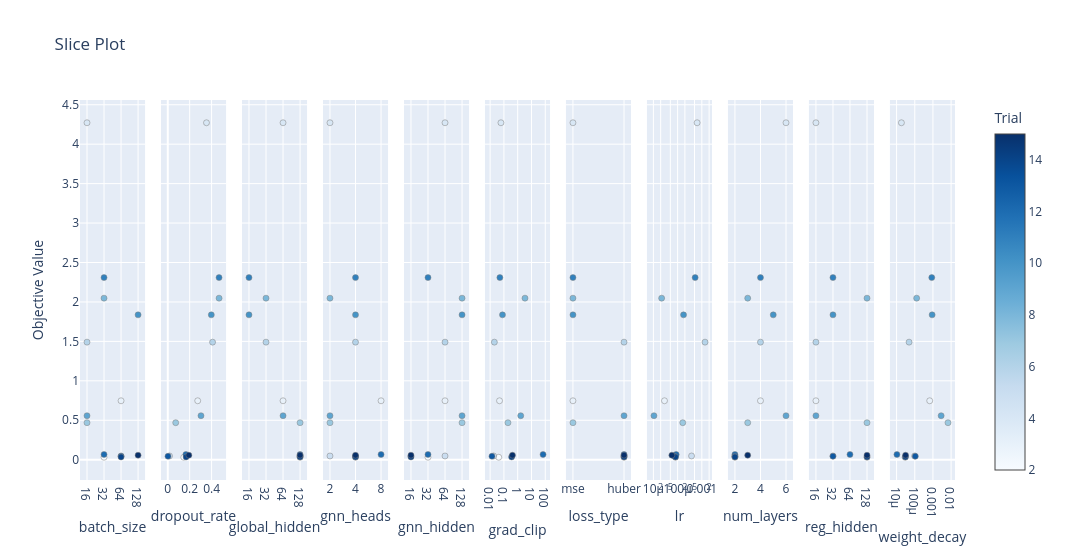

The cell this chart's notebook holds for it:
### Code cell
plot_slice(study)

### Figure 1 — Plotly figure (JSON) as saved in the notebook; plotly's stock layout.template omitted (floating-point values rounded to 4 significant figures)
{"data": [{"marker": {"color": [2, 3, 4, 5, 6, 7, 8, 9, 10, 11, 12, 13, 14, 15], "colorbar": {"title": {"text": "Trial"}, "x": 1, "xpad": 40}, "colorscale": [[0, "rgb(247,251,255)"], [0.125, "rgb(222,235,247)"], [0.25, "rgb(198,219,239)"], [0.375, "rgb(158,202,225)"], [0.5, "rgb(107,174,214)"], [0.625, "rgb(66,146,198)"], [0.75, "rgb(33,113,181)"], [0.875, "rgb(8,81,156)"], [1, "rgb(8,48,107)"]], "line": {"color": "Grey", "width": 0.5}, "showscale": true}, "mode": "markers", "name": "Feasible Trial", "showlegend": false, "type": "scatter", "x": [32, 64, 16, 64, 16, 16, 32, 16, 128, 32, 32, 64, 64, 128], "xaxis": "x", "y": [0.03115, 0.7471, 4.272, 0.04736, 1.49, 0.469, 2.048, 0.5575, 1.836, 2.308, 0.06589, 0.04399, 0.03452, 0.05714], "yaxis": "y"}, {"marker": {"color": [2, 3, 4, 5, 6, 7, 8, 9, 10, 11, 12, 13, 14, 15], "colorbar": {"title": {"text": "Trial"}, "x": 1, "xpad": 40}, "colorscale": [[0, "rgb(247,251,255)"], [0.125, "rgb(222,235,247)"], [0.25, "rgb(198,219,239)"], [0.375, "rgb(158,202,225)"], [0.5, "rgb(107,174,214)"], [0.625, "rgb(66,146,198)"], [0.75, "rgb(33,113,181)"], [0.875, "rgb(8,81,156)"], [1, "rgb(8,48,107)"]], "line": {"color": "Grey", "width": 0.5}, "showscale": false}, "mode": "markers", "name": "Feasible Trial", "showlegend": false, "type": "scatter", "x": [0.1461, 0.2734, 0.3534, 0.01571, 0.409, 0.07245, 0.4684, 0.3032, 0.3974, 0.4681, 0.1653, 0.001981, 0.1674, 0.1925], "xaxis": "x2", "y": [0.03115, 0.7471, 4.272, 0.04736, 1.49, 0.469, 2.048, 0.5575, 1.836, 2.308, 0.06589, 0.04399, 0.03452, 0.05714], "yaxis": "y2"}, {"marker": {"color": [2, 3, 4, 5, 6, 7, 8, 9, 10, 11, 12, 13, 14, 15], "colorbar": {"title": {"text": "Trial"}, "x": 1, "xpad": 40}, "colorscale": [[0, "rgb(247,251,255)"], [0.125, "rgb(222,235,247)"], [0.25, "rgb(198,219,239)"], [0.375, "rgb(158,202,225)"], [0.5, "rgb(107,174,214)"], [0.625, "rgb(66,146,198)"], [0.75, "rgb(33,113,181)"], [0.875, "rgb(8,81,156)"], [1, "rgb(8,48,107)"]], "line": {"color": "Grey", "width": 0.5}, "showscale": false}, "mode": "markers", "name": "Feasible Trial", "showlegend": false, "type": "scatter", "x": [128, 64, 64, 128, 32, 128, 32, 64, 16, 16, 128, 128, 128, 128], "xaxis": "x3", "y": [0.03115, 0.7471, 4.272, 0.04736, 1.49, 0.469, 2.048, 0.5575, 1.836, 2.308, 0.06589, 0.04399, 0.03452, 0.05714], "yaxis": "y3"}, {"marker": {"color": [2, 3, 4, 5, 6, 7, 8, 9, 10, 11, 12, 13, 14, 15], "colorbar": {"title": {"text": "Trial"}, "x": 1, "xpad": 40}, "colorscale": [[0, "rgb(247,251,255)"], [0.125, "rgb(222,235,247)"], [0.25, "rgb(198,219,239)"], [0.375, "rgb(158,202,225)"], [0.5, "rgb(107,174,214)"], [0.625, "rgb(66,146,198)"], [0.75, "rgb(33,113,181)"], [0.875, "rgb(8,81,156)"], [1, "rgb(8,48,107)"]], "line": {"color": "Grey", "width": 0.5}, "showscale": false}, "mode": "markers", "name": "Feasible Trial", "showlegend": false, "type": "scatter", "x": [4, 8, 2, 2, 4, 2, 2, 2, 4, 4, 8, 4, 4, 4], "xaxis": "x4", "y": [0.03115, 0.7471, 4.272, 0.04736, 1.49, 0.469, 2.048, 0.5575, 1.836, 2.308, 0.06589, 0.04399, 0.03452, 0.05714], "yaxis": "y4"}, {"marker": {"color": [2, 3, 4, 5, 6, 7, 8, 9, 10, 11, 12, 13, 14, 15], "colorbar": {"title": {"text": "Trial"}, "x": 1, "xpad": 40}, "colorscale": [[0, "rgb(247,251,255)"], [0.125, "rgb(222,235,247)"], [0.25, "rgb(198,219,239)"], [0.375, "rgb(158,202,225)"], [0.5, "rgb(107,174,214)"], [0.625, "rgb(66,146,198)"], [0.75, "rgb(33,113,181)"], [0.875, "rgb(8,81,156)"], [1, "rgb(8,48,107)"]], "line": {"color": "Grey", "width": 0.5}, "showscale": false}, "mode": "markers", "name": "Feasible Trial", "showlegend": false, "type": "scatter", "x": [32, 64, 64, 64, 64, 128, 128, 128, 128, 32, 32, 16, 16, 16], "xaxis": "x5", "y": [0.03115, 0.7471, 4.272, 0.04736, 1.49, 0.469, 2.048, 0.5575, 1.836, 2.308, 0.06589, 0.04399, 0.03452, 0.05714], "yaxis": "y5"}, {"marker": {"color": [2, 3, 4, 5, 6, 7, 8, 9, 10, 11, 12, 13, 14, 15], "colorbar": {"title": {"text": "Trial"}, "x": 1, "xpad": 40}, "colorscale": [[0, "rgb(247,251,255)"], [0.125, "rgb(222,235,247)"], [0.25, "rgb(198,219,239)"], [0.375, "rgb(158,202,225)"], [0.5, "rgb(107,174,214)"], [0.625, "rgb(66,146,198)"], [0.75, "rgb(33,113,181)"], [0.875, "rgb(8,81,156)"], [1, "rgb(8,48,107)"]], "line": {"color": "Grey", "width": 0.5}, "showscale": false}, "mode": "markers", "name": "Feasible Trial", "showlegend": false, "type": "scatter", "x": [0.04207, 0.04809, 0.0608, 0.01796, 0.02032, 0.1963, 3.382, 1.663, 0.0789, 0.0511, 68.9, 0.01359, 0.3617, 0.4171], "xaxis": "x6", "y": [0.03115, 0.7471, 4.272, 0.04736, 1.49, 0.469, 2.048, 0.5575, 1.836, 2.308, 0.06589, 0.04399, 0.03452, 0.05714], "yaxis": "y6"}, {"marker": {"color": [2, 3, 4, 5, 6, 7, 8, 9, 10, 11, 12, 13, 14, 15], "colorbar": {"title": {"text": "Trial"}, "x": 1, "xpad": 40}, "colorscale": [[0, "rgb(247,251,255)"], [0.125, "rgb(222,235,247)"], [0.25, "rgb(198,219,239)"], [0.375, "rgb(158,202,225)"], [0.5, "rgb(107,174,214)"], [0.625, "rgb(66,146,198)"], [0.75, "rgb(33,113,181)"], [0.875, "rgb(8,81,156)"], [1, "rgb(8,48,107)"]], "line": {"color": "Grey", "width": 0.5}, "showscale": false}, "mode": "markers", "name": "Feasible Trial", "showlegend": false, "type": "scatter", "x": ["huber", "mse", "mse", "huber", "huber", "mse", "mse", "huber", "mse", "mse", "huber", "huber", "huber", "huber"], "xaxis": "x7", "y": [0.03115, 0.7471, 4.272, 0.04736, 1.49, 0.469, 2.048, 0.5575, 1.836, 2.308, 0.06589, 0.04399, 0.03452, 0.05714], "yaxis": "y7"}, {"marker": {"color": [2, 3, 4, 5, 6, 7, 8, 9, 10, 11, 12, 13, 14, 15], "colorbar": {"title": {"text": "Trial"}, "x": 1, "xpad": 40}, "colorscale": [[0, "rgb(247,251,255)"], [0.125, "rgb(222,235,247)"], [0.25, "rgb(198,219,239)"], [0.375, "rgb(158,202,225)"], [0.5, "rgb(107,174,214)"], [0.625, "rgb(66,146,198)"], [0.75, "rgb(33,113,181)"], [0.875, "rgb(8,81,156)"], [1, "rgb(8,48,107)"]], "line": {"color": "Grey", "width": 0.5}, "showscale": false}, "mode": "markers", "name": "Feasible Trial", "showlegend": false, "type": "scatter", "x": [8.082e-05, 2.87e-05, 0.0006395, 0.0003771, 0.001356, 0.0001631, 2.191e-05, 1.054e-05, 0.0001758, 0.0005298, 8.716e-05, 7.607e-05, 8.197e-05, 5.789e-05], "xaxis": "x8", "y": [0.03115, 0.7471, 4.272, 0.04736, 1.49, 0.469, 2.048, 0.5575, 1.836, 2.308, 0.06589, 0.04399, 0.03452, 0.05714], "yaxis": "y8"}, {"marker": {"color": [2, 3, 4, 5, 6, 7, 8, 9, 10, 11, 12, 13, 14, 15], "colorbar": {"title": {"text": "Trial"}, "x": 1, "xpad": 40}, "colorscale": [[0, "rgb(247,251,255)"], [0.125, "rgb(222,235,247)"], [0.25, "rgb(198,219,239)"], [0.375, "rgb(158,202,225)"], [0.5, "rgb(107,174,214)"], [0.625, "rgb(66,146,198)"], [0.75, "rgb(33,113,181)"], [0.875, "rgb(8,81,156)"], [1, "rgb(8,48,107)"]], "line": {"color": "Grey", "width": 0.5}, "showscale": false}, "mode": "markers", "name": "Feasible Trial", "showlegend": false, "type": "scatter", "x": [2, 4, 6, 2, 4, 3, 3, 6, 5, 4, 2, 2, 2, 3], "xaxis": "x9", "y": [0.03115, 0.7471, 4.272, 0.04736, 1.49, 0.469, 2.048, 0.5575, 1.836, 2.308, 0.06589, 0.04399, 0.03452, 0.05714], "yaxis": "y9"}, {"marker": {"color": [2, 3, 4, 5, 6, 7, 8, 9, 10, 11, 12, 13, 14, 15], "colorbar": {"title": {"text": "Trial"}, "x": 1, "xpad": 40}, "colorscale": [[0, "rgb(247,251,255)"], [0.125, "rgb(222,235,247)"], [0.25, "rgb(198,219,239)"], [0.375, "rgb(158,202,225)"], [0.5, "rgb(107,174,214)"], [0.625, "rgb(66,146,198)"], [0.75, "rgb(33,113,181)"], [0.875, "rgb(8,81,156)"], [1, "rgb(8,48,107)"]], "line": {"color": "Grey", "width": 0.5}, "showscale": false}, "mode": "markers", "name": "Feasible Trial", "showlegend": false, "type": "scatter", "x": [128, 16, 16, 32, 16, 128, 128, 16, 32, 32, 64, 32, 128, 128], "xaxis": "x10", "y": [0.03115, 0.7471, 4.272, 0.04736, 1.49, 0.469, 2.048, 0.5575, 1.836, 2.308, 0.06589, 0.04399, 0.03452, 0.05714], "yaxis": "y10"}, {"marker": {"color": [2, 3, 4, 5, 6, 7, 8, 9, 10, 11, 12, 13, 14, 15], "colorbar": {"title": {"text": "Trial"}, "x": 1, "xpad": 40}, "colorscale": [[0, "rgb(247,251,255)"], [0.125, "rgb(222,235,247)"], [0.25, "rgb(198,219,239)"], [0.375, "rgb(158,202,225)"], [0.5, "rgb(107,174,214)"], [0.625, "rgb(66,146,198)"], [0.75, "rgb(33,113,181)"], [0.875, "rgb(8,81,156)"], [1, "rgb(8,48,107)"]], "line": {"color": "Grey", "width": 0.5}, "showscale": false}, "mode": "markers", "name": "Feasible Trial", "showlegend": false, "type": "scatter", "x": [2.938e-05, 0.0006647, 1.843e-05, 9.833e-05, 4.857e-05, 0.006741, 0.0001269, 0.002829, 0.0009034, 0.0008638, 1.042e-05, 0.0001068, 3.054e-05, 3.124e-05], "xaxis": "x11", "y": [0.03115, 0.7471, 4.272, 0.04736, 1.49, 0.469, 2.048, 0.5575, 1.836, 2.308, 0.06589, 0.04399, 0.03452, 0.05714], "yaxis": "y11"}], "layout": {"title": {"text": "Slice Plot"}, "width": 3300, "xaxis": {"anchor": "y", "categoryarray": [16, 32, 64, 128], "categoryorder": "array", "domain": [0, 0.07438], "title": {"text": "batch_size"}, "type": "category"}, "xaxis10": {"anchor": "y10", "categoryarray": [16, 32, 64, 128], "categoryorder": "array", "domain": [0.8331, 0.9074], "title": {"text": "reg_hidden"}, "type": "category"}, "xaxis11": {"anchor": "y11", "domain": [0.9256, 1.0], "title": {"text": "weight_decay"}, "type": "log"}, "xaxis2": {"anchor": "y2", "domain": [0.09256, 0.1669], "title": {"text": "dropout_rate"}}, "xaxis3": {"anchor": "y3", "categoryarray": [16, 32, 64, 128], "categoryorder": "array", "domain": [0.1851, 0.2595], "title": {"text": "global_hidden"}, "type": "category"}, "xaxis4": {"anchor": "y4", "categoryarray": [2, 4, 8], "categoryorder": "array", "domain": [0.2777, 0.3521], "title": {"text": "gnn_heads"}, "type": "category"}, "xaxis5": {"anchor": "y5", "categoryarray": [16, 32, 64, 128], "categoryorder": "array", "domain": [0.3702, 0.4446], "title": {"text": "gnn_hidden"}, "type": "category"}, "xaxis6": {"anchor": "y6", "domain": [0.4628, 0.5372], "title": {"text": "grad_clip"}, "type": "log"}, "xaxis7": {"anchor": "y7", "categoryarray": ["mse", "huber"], "categoryorder": "array", "domain": [0.5554, 0.6298], "title": {"text": "loss_type"}, "type": "category"}, "xaxis8": {"anchor": "y8", "domain": [0.6479, 0.7223], "title": {"text": "lr"}, "type": "log"}, "xaxis9": {"anchor": "y9", "domain": [0.7405, 0.8149], "title": {"text": "num_layers"}}, "yaxis": {"anchor": "x", "domain": [0, 1], "title": {"text": "Objective Value"}}, "yaxis10": {"anchor": "x10", "domain": [0, 1], "matches": "y", "showticklabels": false}, "yaxis11": {"anchor": "x11", "domain": [0, 1], "matches": "y", "showticklabels": false}, "yaxis2": {"anchor": "x2", "domain": [0, 1], "matches": "y", "showticklabels": false}, "yaxis3": {"anchor": "x3", "domain": [0, 1], "matches": "y", "showticklabels": false}, "yaxis4": {"anchor": "x4", "domain": [0, 1], "matches": "y", "showticklabels": false}, "yaxis5": {"anchor": "x5", "domain": [0, 1], "matches": "y", "showticklabels": false}, "yaxis6": {"anchor": "x6", "domain": [0, 1], "matches": "y", "showticklabels": false}, "yaxis7": {"anchor": "x7", "domain": [0, 1], "matches": "y", "showticklabels": false}, "yaxis8": {"anchor": "x8", "domain": [0, 1], "matches": "y", "showticklabels": false}, "yaxis9": {"anchor": "x9", "domain": [0, 1], "matches": "y", "showticklabels": false}}}
